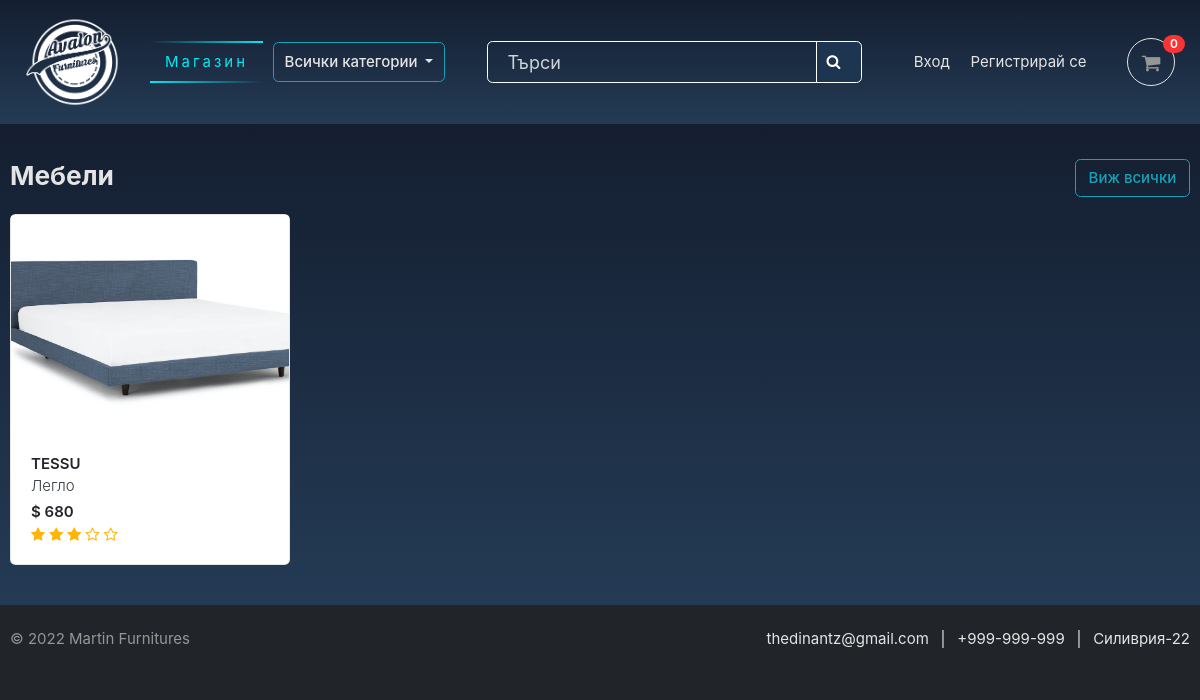
The page / on the database its author committed.
### store/models.py (models this page shows, shortened)
class Product(models.Model):
    product_name = models.CharField(max_length=50, unique=True)
    slug = models.SlugField(max_length=50, unique=True)
    description = models.TextField(max_length=600, blank=True)
    dimensions = models.TextField(max_length=200, blank=True)
    type = models.CharField(max_length=50, null=False, blank=False)
    price = models.IntegerField()
    images = models.ImageField(upload_to='photos/products')
    stock = models.IntegerField()
    is_available = models.BooleanField(default=True)
    category = models.ForeignKey(Category, on_delete=models.CASCADE)
    created_date = models.DateTimeField(auto_now_add=True)
    modified_date = models.DateTimeField(auto_now=True)
    def get_url(self):
        return reverse('product_detail', args=[self.category.slug, self.slug])
    def averageReview(self):
        reviews = ReviewRating.objects.filter(product=self, status=True).aggregate(average=Avg('rating'))
        avg = 0
        if reviews['average'] is not None:
            avg = float(reviews['average'])
        return avg

### ecommerce/views.py (the view)
# urls.py: 2. Add a URL to urlpatterns:  path('', views.home, name='home')
def home(request):
    products = Product.objects.all().filter(is_available=True)
    context = {
        'products': products,
    }
    return render(request, 'home.html', context)

### carts/context_processors.py (called while the page is built)
def counter(request):
    cart_count = 0
    if 'admin' in request.path:
        return {}
    else:
        try:
            cart = Cart.objects.filter(cart_id=_cart_id(request))
            if request.user.is_authenticated:
                cart_items = CartItem.objects.all().filter(user=request.user)
            else:
                cart_items = CartItem.objects.all().filter(cart=cart[:1])
            for cart_item in cart_items:
                cart_count += cart_item.quantity
        except Cart.DoesNotExist:
            cart_count = 0
    return dict(cart_count=cart_count)

### carts/views.py (called while the page is built)
def _cart_id(request):
    cart = request.session.session_key
    if not cart:
        cart = request.session.create()
    return cart

### category/context_processors.py (called while the page is built)
def menu_links(request):
    links = Category.objects.all()
    return dict(links=links)

### category/models.py (called while the page is built)
    def get_url(self):
        return reverse('products_by_category', args=[self.slug])

### templates/home.html (shortened to what this page needs)
{% extends 'base.html' %}
{% load static %}
{% block content %}
<section class="section padding-y-sm coloringlinear">
<div class="container">
<header class="section-heading">
	<a href="{% url 'store' %}" class="btn btn-outline-info float-right">Виж всички</a>
	<h3 class="section-title text-light">Мебели</h3>
</header>
<div class="row">
	{% for product in products %}
	<div class="col-md-3">
		<div class="card card-product-grid">
			<a href="{{ product.get_url }}" class="img-wrap"> <img src="{{ product.images.url }}"> </a>
			<figcaption class="info-wrap">
				<a href="{{ product.get_url }}" class="title font-weight-bold">{{ product.product_name }}</a>
				<div class="font-weight-light">{{ product.type }}</div>
				<div class="price mt-1">$ {{ product.price }}</div>
				<div class="rating-star">
					<span>
						<i class="fa fa-star{% if product.averageReview < 0.5 %}-o{% elif product.averageReview >= 0.5 and product.averageReview < 1 %}-half-o {% endif %}" aria-hidden="true"></i>
						<i class="fa fa-star{% if product.averageReview < 1.5 %}-o{% elif product.averageReview >= 1.5 and product.averageReview < 2 %}-half-o {% endif %}" aria-hidden="true"></i>
						<i class="fa fa-star{% if product.averageReview < 2.5 %}-o{% elif product.averageReview >= 2.5 and product.averageReview < 3 %}-half-o {% endif %}" aria-hidden="true"></i>
						<i class="fa fa-star{% if product.averageReview < 3.5 %}-o{% elif product.averageReview >= 3.5 and product.averageReview < 4 %}-half-o {% endif %}" aria-hidden="true"></i>
						<i class="fa fa-star{% if product.averageReview < 4.5 %}-o{% elif product.averageReview >= 4.5 and product.averageReview < 5 %}-half-o {% endif %}" aria-hidden="true"></i>
						</span>
				</div>
			</figcaption>
		</div>
	</div>
	{% endfor %}
</div>
</div>
</section>
</body>
</html>
{% endblock content %}

### static/css/ui.css (style rules this page uses)
html { font-family: "Inter", sans-serif; font-size: 15px; }
.img-wrap { text-align: center; display: block; }
.img-wrap img { max-width: 100%; }
.padding-y-sm { padding-top: 20px; padding-bottom: 20px; }
.section-heading { margin-bottom: 20px; margin-top: 15px; }
.section-title { color: #212529; }
[class*=card-product] a.title { color: #212529; display: block; }
[class*=card-product] .img-wrap { overflow: hidden; position: relative; }
[class*=card-product] .img-wrap img { height: 100%; max-width: 100%; width: auto; display: inline-block; -o-object-fit: cover; object-fit: cover; }
.card-product-grid { margin-bottom: 20px; }
.card-product-grid .img-wrap { border-radius: 0.2rem 0.2rem 0 0; height: 220px; }
.card-product-grid .info-wrap { overflow: hidden; padding: 18px 20px; }
.card .img-wrap { overflow: hidden; }
.price { font-weight: 600; color: #212529; }

### static/css/custom.css (style rules this page uses)
.rating-star i { color: #ffb503 !important; }

### static/css/custom2.css (style rules this page uses)
.coloringlinear { background: linear-gradient(#141e30, #243b55); }

### rows shown on the page
Product: images (picture), product_name "TESSU", type "Легло", price "680"

### other values the page prints
{{ cart_count }} "0"
